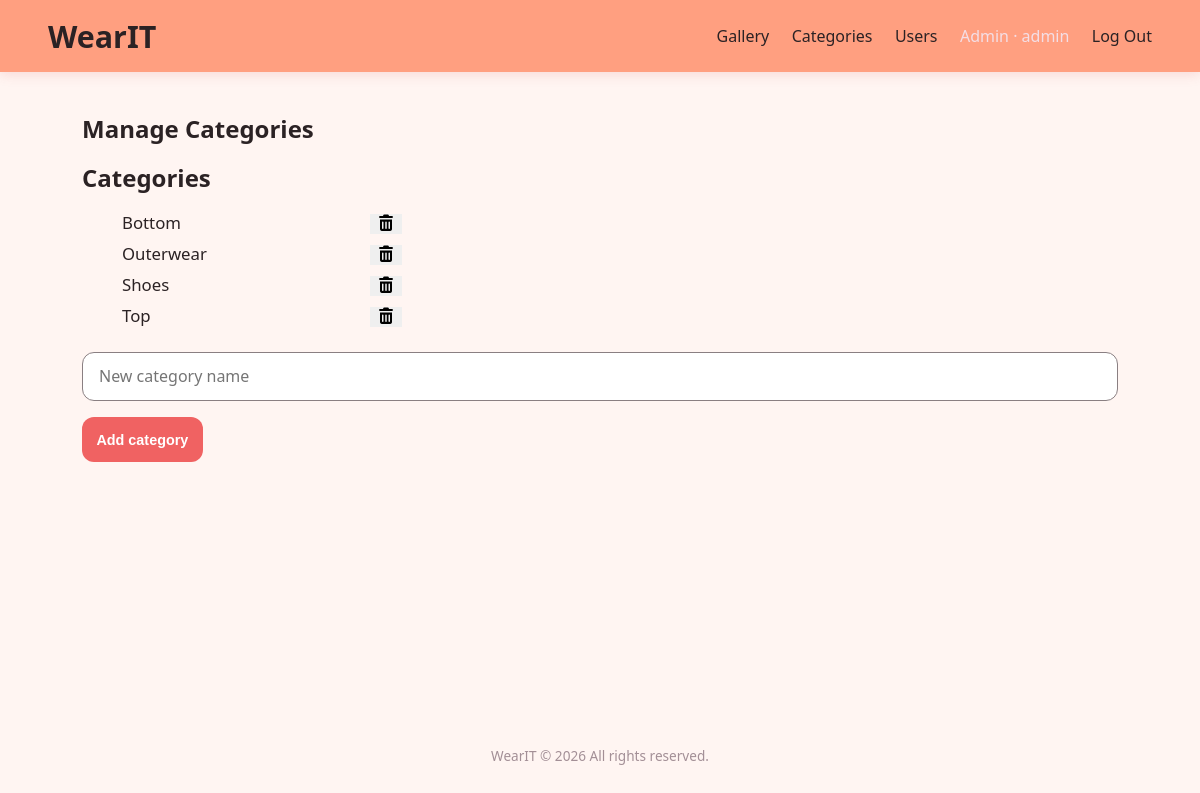
Screenshot of /admincategory.php (signed in) with the database file from the repository.
### tables this page shows
create table category2 (
id int auto_increment primary key,
name varchar(50) not null unique
);

### admincategory.php (the view, shortened to what this page needs)
<?php
$db = new PDO("mysql:host=localhost;dbname=wearit_2", "root", "");
$categories = $db ->query("SELECT * FROM category2 ORDER BY name")->fetchALL();
?>
<!DOCTYPE html>
<html lang="en">
<head>
    <link rel="stylesheet" href="style2.css" />
    <link rel="stylesheet" href="https://cdnjs.cloudflare.com/ajax/libs/font-awesome/7.3.1/css/all.min.css" />
</head>
<body>
    <header>
      <a class="logo" href="#">WearIT</a>
      <nav>
        <a href="gallery.php">Gallery</a>
        <a href="admincategory.php">Categories</a>
        <a href="adminuser.php">Users</a>
        <span class="badge2"><?= htmlspecialchars($_SESSION['user']['name']) ?> · <?= htmlspecialchars($_SESSION['user']['role']) ?></span>
        <a href="logout.php">Log Out</a>
      </nav>
    </header>
    <main>
      <section id="favorite">
        <h1>Manage Categories</h1>
        <h2 class="category">Categories</h2>
        <ul class="list">
          <?php foreach ($categories as $category): ?>
            <li>
              <?= htmlspecialchars($category['name']) ?>
              <form method="post" style="display:inline;">
                <button type="submit" class="list-btn" onclick="return confirm('Delete this category?');"><i class="fa-solid fa-trash-can"></i></button>
              </form>
            </li>
          <?php endforeach; ?>
        </ul>
        <form method="post">
          <input type="text" name="name" placeholder="New category name" required>
          <button type="submit" class="btn outfit-btn">Add category</button>
        </form>
      </section>
    </main>
    <footer>
      <span class="foot">WearIT © 2026 All rights reserved.</span>
    </footer>
</body>
</html>

### style2.css (style rules this page uses)
* { box-sizing: border-box; }
body { margin: 0; background: #fff5f2; color: #2b2224; font-family: system-ui, -apple-system, BlinkMacSystemFont, "Segoe UI", Roboto, Oxygen, Ubuntu, Cantarell, "Open Sans", "Helvetica Neue", sans-serif; }
header { display: flex; justify-content: space-between; align-items: center; padding: 0 3rem; height: 72px; background: #ff9f80; box-shadow: 0 2px 12px rgba(217, 78, 78, 0.18); position: fixed; width: 100%; z-index: 10; }
.badge2 { color: #f4dee5; }
.logo { font-size: 1.9rem; font-weight: 700; color: #2b2224; text-decoration: none; }
nav { display: flex; flex-direction: row; gap: 1.4rem; }
header nav a { color: #2b2224; text-decoration: none; }
section { min-height: calc(100vh - 72px); display: flex; flex-direction: column; align-items: center; justify-content: center; padding: 6rem 2rem 2rem; }
input[type="text"], input[type="email"], input[type="password"] { width: 100%; padding: 0.8rem 1rem; border: 1px solid #8a7f82; border-radius: 12px; font: inherit; background: #fff; transition: border-color 0.2s, box-shadow 0.2s; }
.btn { width: 100%; padding: 0.9rem; border: 0; border-radius: 12px; background: #f06262; color: #fff; font-size: 0.9rem; font-weight: bold; cursor: pointer; transition: transform 0.15s, box-shadow 0.15s, background 0.15s; display: inline-block; text-align: center; text-decoration: none; }
footer { text-align: center; margin: 0; padding: 1rem 0 3rem 0; }
.foot { color: #a38f96; font-size: 0.85rem; }
#favorite { display: flex; flex-direction: column; align-items: stretch; justify-content: flex-start; width: 100%; max-width: 1100px; margin: 0 auto; padding: 7rem 2rem 3rem; }
#favorite h1 { margin: 0 0 1rem; }
.outfit-btn { width: fit-content; margin: 1rem 0; }
.category { margin: 0; }
.list { max-width: 20rem; font-size: 1.05rem; }
.list li { display: flex; justify-content: space-between; align-items: center; padding-bottom: 0.5rem; }
.list-btn { font-size: 1rem; border: 0; cursor: pointer; transition: transform 0.15s, box-shadow 0.15s; display: inline-block; text-align: center; text-decoration: none; }

### rows the page displays
category2: name "Bottom"
category2: name "Outerwear"
category2: name "Shoes"
category2: name "Top"

### other values shown
$_SESSION['user']['name'] "Admin"
$_SESSION['user']['role'] "admin"
